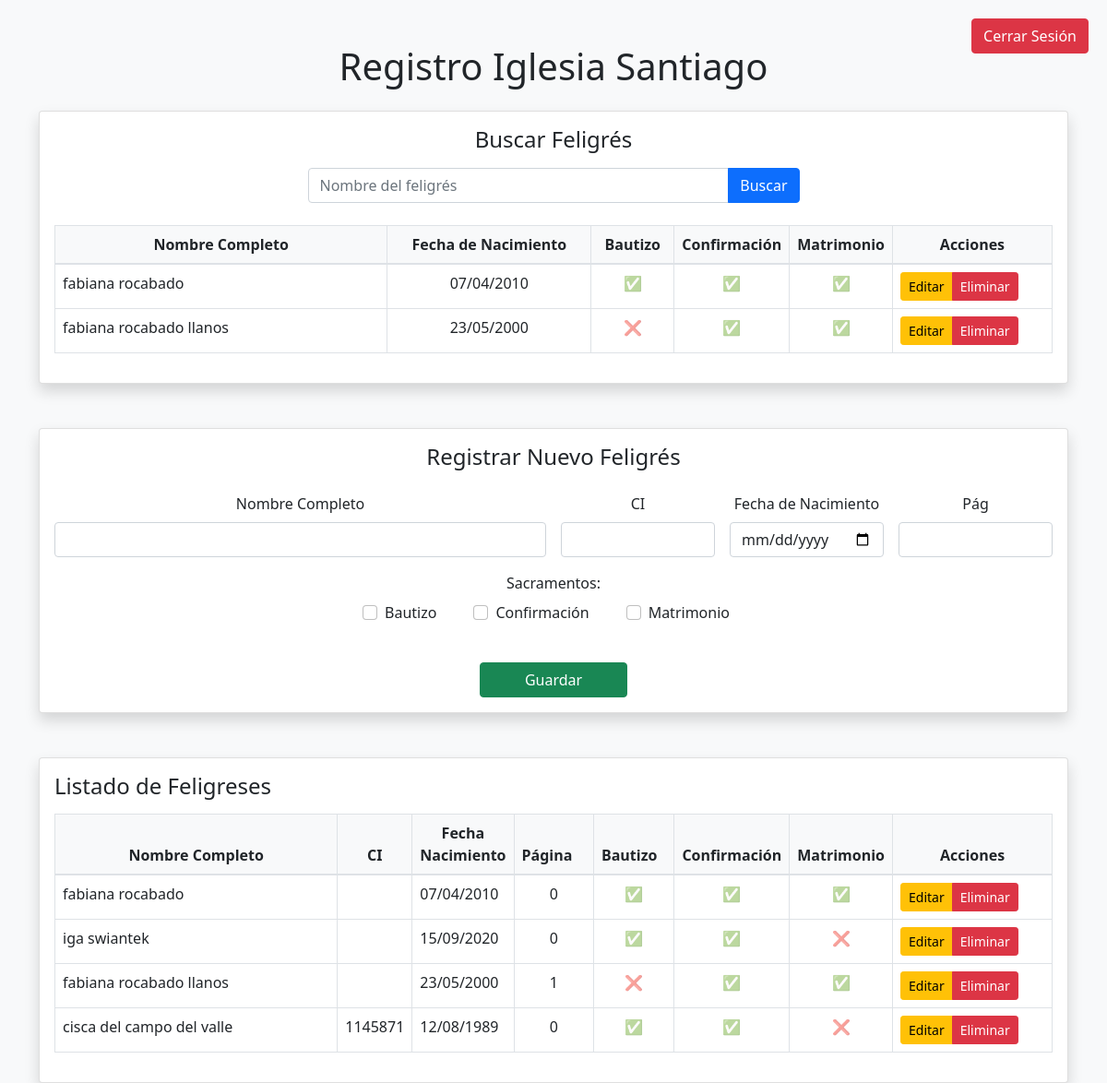
Screenshot of /registro_feligreses.php?buscar=fabiana rocabado (signed in) with the database file from the repository.
### tables this page shows
CREATE TABLE `iglesias` (
  `id` int(11) NOT NULL,
  `nombre` varchar(100) NOT NULL,
  `usuario` varchar(50) NOT NULL,
  `contraseña` varchar(255) NOT NULL
);

CREATE TABLE `feligreses` (
  `id` int(11) NOT NULL,
  `nombre` varchar(100) NOT NULL,
  `ci` varchar(15) DEFAULT NULL,
  `fecha_nacimiento` date NOT NULL,
  `bautizo` tinyint(1) DEFAULT 0,
  `confirmacion` tinyint(1) DEFAULT 0,
  `matrimonio` tinyint(1) DEFAULT 0,
  `pag` int(11) DEFAULT NULL,
  `id_iglesia` int(11) DEFAULT NULL
);

### registro_feligreses.php (the view, shortened to what this page needs)
<?php
include 'conexion.php';
$id_iglesia = $_SESSION['id_iglesia'];
$resultados = [];
if (isset($_GET['buscar'])) {
    $busqueda = '%' . $_GET['buscar'] . '%';
    $query = $conexion->prepare("SELECT * FROM feligreses
                                WHERE nombre LIKE ? AND id_iglesia = ?");
    $query->execute([$busqueda, $id_iglesia]);
    $resultados = $query->fetchAll();
}
$query_iglesia = $conexion->prepare("SELECT * FROM iglesias WHERE id = ?");
$query_iglesia->execute([$id_iglesia]);
$iglesia = $query_iglesia->fetch(PDO::FETCH_ASSOC);
$query_feligreses = $conexion->prepare("SELECT * FROM feligreses WHERE id_iglesia = ?");
$query_feligreses->execute([$id_iglesia]);
$feligreses = $query_feligreses->fetchAll();
?>
<!DOCTYPE html>
<html>
<head>
</head>
<link href="https://cdn.jsdelivr.net/npm/bootstrap@5.1.3/dist/css/bootstrap.min.css" rel="stylesheet">
<body class="bg-light">
    <a href="logout.php" class="btn btn-danger logout-btn">Cerrar Sesión</a>
    <div class="container mt-5">
        <h1 class="mb-4 text-center">Registro  <?= htmlspecialchars($iglesia['nombre']) ?></h1>
        <div class="card mb-5 shadow">
            <div class="card-body">
                <h2 class="h4 mb-3 text-center">Buscar Feligrés</h2>
                <form method="GET" class="mb-4">
                    <div class="row g-3">
                        <div class="col-md-6 mx-auto">
                            <div class="input-group">
                                <input type="text" name="buscar" class="form-control" placeholder="Nombre del feligrés">
                                <button type="submit" class="btn btn-primary">Buscar</button>
                            </div>
                        </div>
                    </div>
                </form>
                <?php if (!empty($resultados)): ?>
                <div class="table-responsive">
                    <table class="table table-bordered custom-table">
                        <thead class="thead-light">
                            <tr>
                                <th class="col-4 text-center">Nombre Completo</th>
                                <th class="text-center">Fecha de Nacimiento</th>
                                <th class="col-1 text-center">Bautizo</th>
                                <th class="col-1 text-center">Confirmación</th>
                                <th class="col-1 text-center">Matrimonio</th>
                                <th class="text-center">Acciones</th>
                            </tr>
                        </thead>
                        <tbody>
                            <?php foreach ($resultados as $f): ?>
                            <tr>
                                <td><?= htmlspecialchars($f['nombre']) ?></td>
                                <td class="text-center"><?= htmlspecialchars(date('d/m/Y', strtotime($f['fecha_nacimiento']))) ?></td>
                                <td class="text-center"><?= htmlspecialchars($f['bautizo']) ? '<span style="color: #2ecc71; opacity: 0.5;">✅</span>' : '<span style="color: #e74c3c; opacity: 0.5;">❌</span>' ?></td>
                                <td class="text-center"><?= htmlspecialchars($f['confirmacion']) ? '<span style="color: #2ecc71; opacity: 0.5;">✅</span>' : '<span style="color: #e74c3c; opacity: 0.5;">❌</span>' ?></td>
                                <td class="text-center"><?= htmlspecialchars($f['matrimonio']) ? '<span style="color: #2ecc71; opacity: 0.5;">✅</span>' : '<span style="color: #e74c3c; opacity: 0.5;">❌</span>' ?></td>
                                <td>
                                    <div class="btn-group">
                                        <a href="editar_feligres.php?id=<?= htmlspecialchars($f['id']) ?>" class="btn btn-sm btn-warning">Editar</a>
                                        <a href="eliminar_feligres.php?id=<?= htmlspecialchars($f['id']) ?>"
                                           class="btn btn-sm btn-danger"
                                           onclick="return confirm('¿Eliminar a <?= htmlspecialchars($f['nombre']) ?>?')">
                                            Eliminar
                                        </a>
                                    </div>
                                </td>
                            </tr>
                            <?php endforeach; ?>
                        </tbody>
                    </table>
                </div>
                <?php endif; ?>
            </div>
        </div>
        <div class="card mb-5 shadow">
            <div class="card-body">
                <h2 class="h4 mb-4 text-center">Registrar Nuevo Feligrés</h2>
                <form method="POST">
                    <div class="row g-3">
                        <div class="col-md-6">
                            <center><label class="form-label">Nombre Completo</label></center>
                            <input type="text" name="nombre" class="form-control" required>
                        </div>
                        <div class="col-md-2">
                            <center><label class="form-label">CI</label></center>
                            <input type="number" name="ci" class="form-control">
                        </div>
                        <div class="col-md-2">
                            <center><label class="form-label">Fecha de Nacimiento</label></center>
                            <input type="date" name="fecha_nacimiento" class="form-control" required>
                        </div>
                        <div class="col-md-2">
                            <center><label class="form-label">Pág</label></center>
                            <input type="number" name="pag" class="form-control">
                        </div>
                        <div class="from-grup mb-4">
                            <center><label class="form-label">Sacramentos:</label></center>
                            <div class="gap-4 d-md-flex justify-content-md-center">
                                <div class="form-check form-check-inline">
                                    <input class="form-check-input" type="checkbox" name="bautizo" id="bautizo">
                                    <label class="form-check-label" for="bautizo">Bautizo</label>
                                </div>
                                <div class="form-check form-check-inline">
                                    <input class="form-check-input" type="checkbox" name="confirmacion" id="confirmacion">
                                    <label class="form-check-label" for="confirmacion">Confirmación</label>
                                </div>
                                <div class="form-check form-check-inline">
                                    <input class="form-check-input" type="checkbox" name="matrimonio" id="matrimonio">
                                    <label class="form-check-label" for="matrimonio">Matrimonio</label>
                                </div>
                            </div>
                        </div>
                        <div class="col-md-12 text-center">
                            <button type="submit" class="btn btn-success px-5">Guardar</button>
                        </div>
                    </div>
                </form>
            </div>
        </div>
        <div class="card shadow">
            <div class="card-body">
                <h2 class="h4 mb-3">Listado de Feligreses</h2>
                <div class="table-responsive">
                    <table class="table table-bordered table-hover custom-table">
                        <thead class="thead-light">
                            <tr>
                                <th class="col-4 text-center">Nombre Completo</th>
                                <th class="text-center">CI</th>
                                <th class="text-center">Fecha Nacimiento</th>
                                <th class="col-1">Página</th>
                                <th class="col-1">Bautizo</th>
                                <th class="col-1">Confirmación</th>
                                <th class="col-1">Matrimonio</th>
                                <th class="col-2 text-center">Acciones</th>
                            </tr>
                        </thead>
                        <tbody>
                            <?php foreach ($feligreses as $f): ?>
                            <tr>
                                <td><?= htmlspecialchars($f['nombre']) ?></td>
                                <td class="text-center"><?= htmlspecialchars($f['ci']) ?? 'N/A' ?></td>
                                <td><?= htmlspecialchars(date('d/m/Y', strtotime($f['fecha_nacimiento']))) ?></td>
                                <td class="text-center"><?= htmlspecialchars($f['pag']) ?? 'N/A' ?></td>
                                <td class="text-center"><?= htmlspecialchars($f['bautizo']) ? '<span style="color: #2ecc71; opacity: 0.5;">✅</span>' : '<span style="color: #e74c3c; opacity: 0.5;">❌</span>' ?></td>
                                <td class="text-center"><?= htmlspecialchars($f['confirmacion']) ? '<span style="color: #2ecc71; opacity: 0.5;">✅</span>' : '<span style="color: #e74c3c; opacity: 0.5;">❌</span>' ?></td>
                                <td class="text-center"><?= htmlspecialchars($f['matrimonio']) ? '<span style="color: #2ecc71; opacity: 0.5;">✅</span>' : '<span style="color: #e74c3c; opacity: 0.5;">❌</span>' ?></td>
                                <td>
                                    <div class="btn-group">
                                        <a href="editar_feligres.php?id=<?= htmlspecialchars($f['id']) ?>" class="btn btn-sm btn-warning">Editar</a>
                                        <a href="eliminar_feligres.php?id=<?= htmlspecialchars($f['id']) ?>"
                                           class="btn btn-sm btn-danger"
                                           onclick="return confirm('¿Eliminar a <?= htmlspecialchars($f['nombre']) ?>?')">
                                            Eliminar
                                        </a>
                                    </div>
                                </td>
                            </tr>
                            <?php endforeach; ?>
                        </tbody>
                    </table>
                </div>
            </div>
        </div>
    </div>
</body>
</html>

### registro_feligreses.php (style rules this page uses)
.logout-btn { position: fixed; top: 20px; right: 20px; z-index: 1000; }
.custom-table thead th { background-color: #f8f9fa; border-bottom: 2px solid #dee2e6; }

### rows the page displays
iglesias: nombre "Iglesia Santiago"
feligreses: nombre "fabiana rocabado", fecha_nacimiento "07/04/2010", pag "0"
feligreses: nombre "fabiana rocabado llanos", fecha_nacimiento "23/05/2000", pag "1"
feligreses: nombre "iga swiantek", fecha_nacimiento "15/09/2020", pag "0"
feligreses: nombre "cisca del campo del valle", ci "1145871", fecha_nacimiento "12/08/1989", pag "0"
